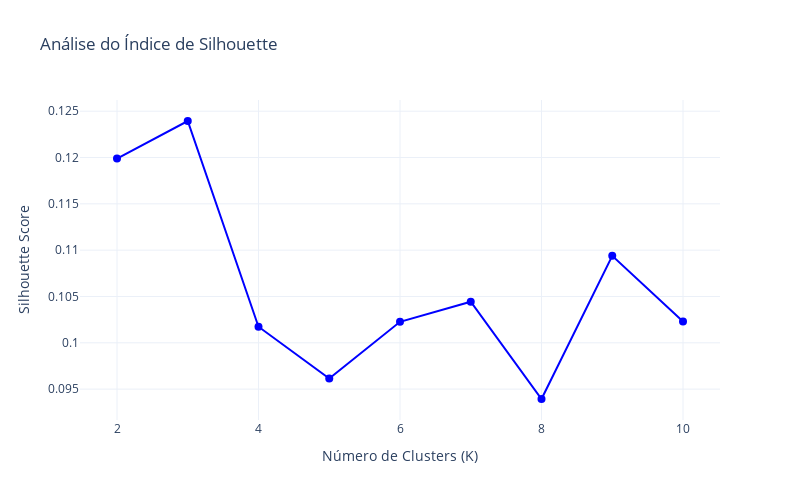

The cell this chart's notebook holds for it:
### Markdown cell above
Interpretação: avalia a soma das distâncias quadráticas internas aos clusters (Soma dos Erros Quadrados - SSE) em função de diferentes valores de **k**. À medida que **k** aumenta, o erro diminui, pois os clusters ficam menores e mais específicos. No gráfico de **SSE vs. k**, busca-se o ponto onde há uma "quebra" ou "dobra" (um cotovelo). Esse ponto indica que aumentar **k** além dali traz ganhos marginais na redução do erro, sinalizando o número ótimo de clusters.

Conseguimos ver onde a curva forma um cotovelo entre os valores 2 e 3, sendo o valor k=2 um pouco mais acentuado em sua curvatura sugerindo o melhor valor de K, porém não fica muito distinto para k=3

### Code cell
# Análise do Índice de Silhouette
silhouette_scores = []
K_range_sil = range(2, 11)
for k in K_range_sil:
    kmeans = KMeans(n_clusters=k, random_state=42)
    labels = kmeans.fit_predict(df_pca)
    score = silhouette_score(df_pca, labels)
    silhouette_scores.append(score)
# Agora, o código Plotly para o gráfico do Índice de Silhouette:
fig_silhouette = go.Figure()
fig_silhouette.add_trace(
    go.Scatter(
        x=list(K_range_sil),
        y=silhouette_scores,
        mode='lines+markers',
        marker=dict(
            size=8,
            color='blue',
            symbol='circle'
        ),
        line=dict(
            width=2,
            color='blue'
        ),
        name='Silhouette Score'
    )
)

fig_silhouette.update_layout(
    title='Análise do Índice de Silhouette',
    xaxis_title='Número de Clusters (K)',
    yaxis_title='Silhouette Score',
    template='plotly_white',
    width=800,
    height=500
)

fig_silhouette.show()

### Figure 1 — Plotly figure (JSON) as saved in the notebook; plotly's stock layout.template omitted (floating-point values rounded to 4 significant figures)
{"data": [{"line": {"color": "blue", "width": 2}, "marker": {"color": "blue", "size": 8, "symbol": "circle"}, "mode": "lines+markers", "name": "Silhouette Score", "type": "scatter", "x": [2, 3, 4, 5, 6, 7, 8, 9, 10], "y": [0.1199, 0.1239, 0.1017, 0.09613, 0.1023, 0.1044, 0.09393, 0.1094, 0.1023]}], "layout": {"height": 500, "title": {"text": "Análise do Índice de Silhouette"}, "width": 800, "xaxis": {"title": {"text": "Número de Clusters (K)"}}, "yaxis": {"title": {"text": "Silhouette Score"}}}}
